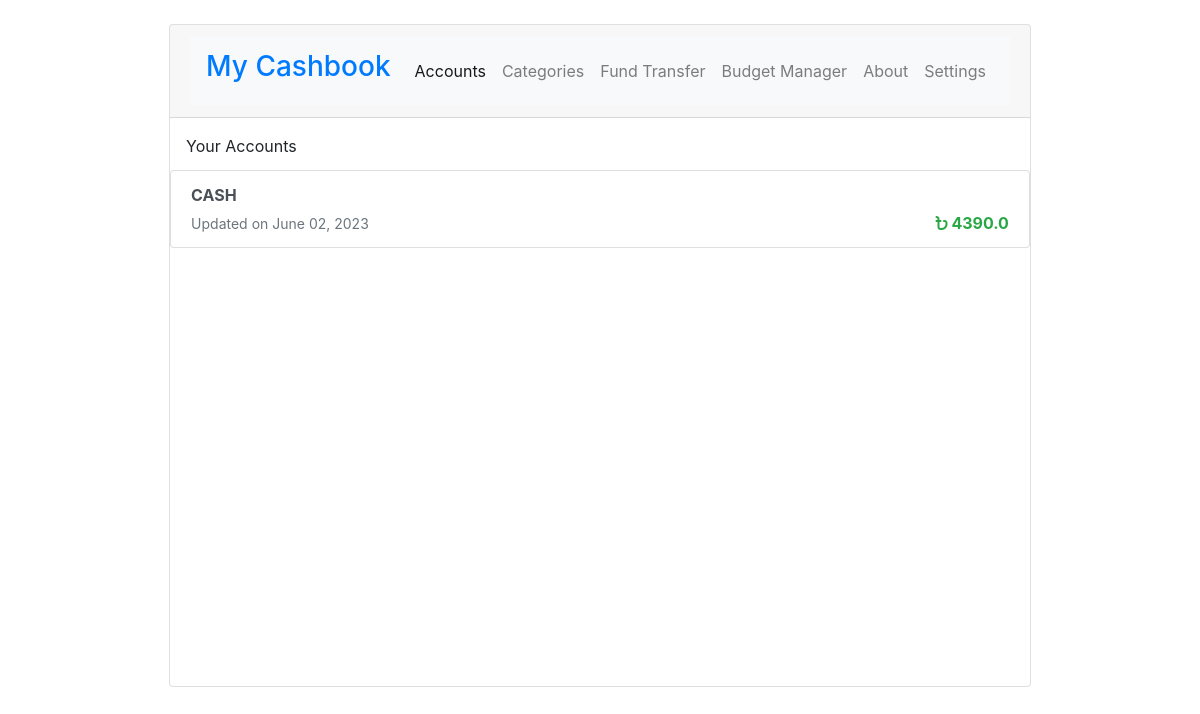
Screenshot of /cashbook/ with the database file from the repository.
### cashbook/models.py (models this page shows, shortened)
class Account(models.Model):
    name            = models.CharField(max_length=20)
    initial_balance = models.FloatField(default=0)
    net_balance  = models.FloatField(default=0)
    last_updated = models.DateField(default=datetime.date.today)

### cashbook/views.py (the view)
# urls.py: path("", views.index, name="index"),
def index(request):
    transactions = Transaction.objects.all()
    accounts = Account.objects.order_by("name")
    context = {
        'accounts'      : accounts,
        'transactions'  : transactions
    }
    return render(request, 'cashbook/accounts.html', context)

### cashbook/templates/cashbook/accounts.html (shortened to what this page needs)
{% extends "cashbook/base.html" %}
{% block content %}
    <p class="p-3">Your Accounts</p>
    {% if accounts %}
    <div class="list-group" style="margin-top: -20px; min-height: 500px;">
        {% for acc in accounts %}
        <a href="{% url 'cashbook:accounts_view' acc.name %}" class="list-group-item list-group-item-action flex-column align-items-start">
            <div class=" w-100">
                <p class="mb-1 text-uppercase"><strong>{{ acc.name }}</strong></p>
                <span class="text-success float-right"><b><i class="fa-solid fa-bangladeshi-taka-sign"></i> {{ acc.net_balance }} </b></span>
            </div>
            <small class="text-muted">Updated on {{ acc.last_updated|date:"F d, Y" }} </small>
        </a>
        {% endfor %}
    </div>
    {% endif %}
{% endblock %}

### rows the page displays
Account: name "CASH", net_balance "4390.0", last_updated "June 02, 2023"
